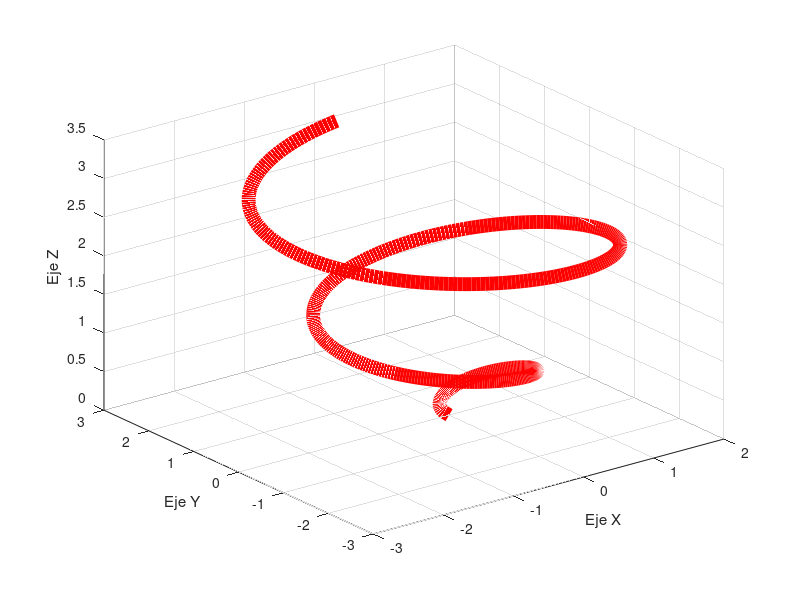

This chart was generated by the following MATLAB code:
t=linspace(0,2*pi,500);
x=sqrt(t) .* sin(2*t);
y=sqrt(t) .* cos(2*t);
z=0.5*t;

plot3(x,y,z,'r', 'LineWidth', 10);
grid on;
xlabel("Eje X");
ylabel("Eje Y");
zlabel("Eje Z");
